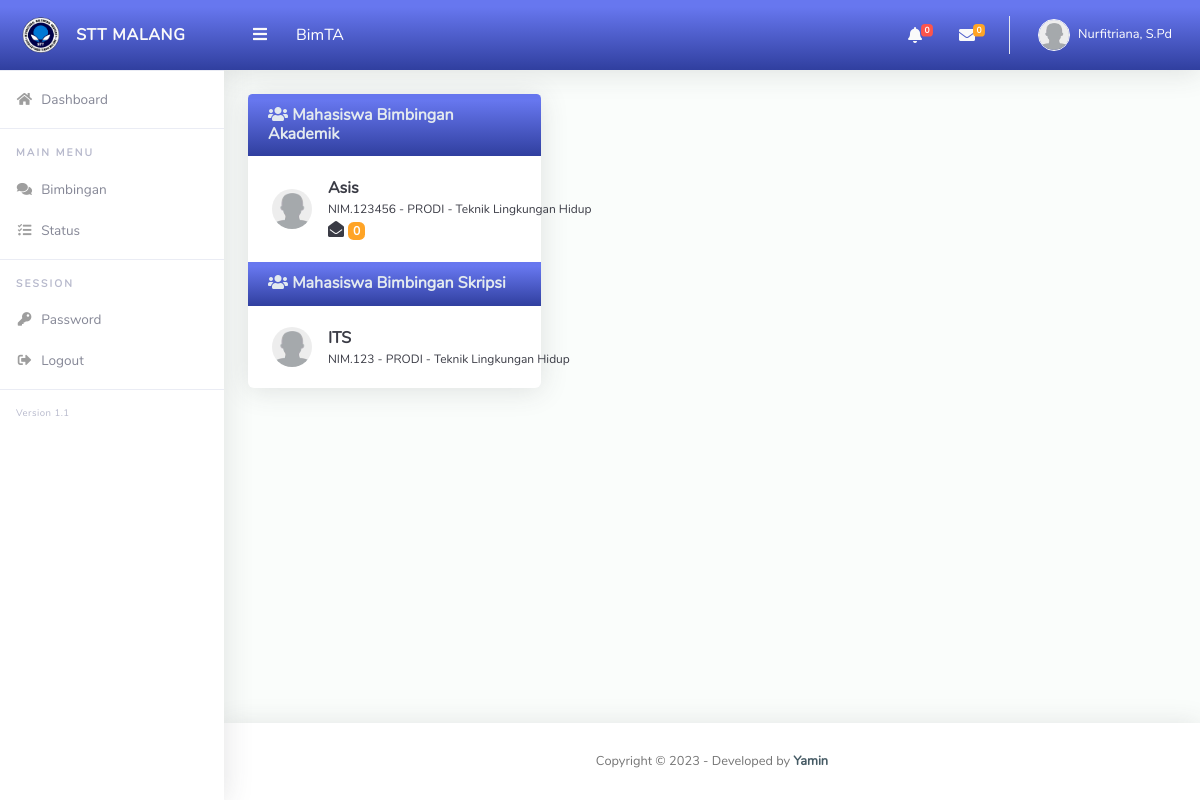
The app's page /lecture/?pages=consult (signed in) with its own data.
### tables this page shows
CREATE TABLE `tb_dsn` (
  `id_dsn` int(11) NOT NULL,
  `nip` varchar(21) NOT NULL,
  `nama_dosen` varchar(50) NOT NULL,
  `jabatan` varchar(30) NOT NULL,
  `password` varchar(60) NOT NULL,
  `foto` varchar(225) NOT NULL DEFAULT 'user.png',
  `stt_akun` varchar(12) NOT NULL DEFAULT 'Y'
);

CREATE TABLE `tb_mhs` (
  `id_mhs` int(11) NOT NULL,
  `nim` varchar(12) NOT NULL,
  `nama` varchar(50) NOT NULL,
  `tmp_lahir` varchar(60) DEFAULT NULL,
  `tg_lahir` date DEFAULT NULL,
  `password` varchar(60) NOT NULL,
  `fotomhs` varchar(225) NOT NULL DEFAULT 'user.png',
  `tahun_angkatan` int(30) NOT NULL,
  `prodi_id` int(11) NOT NULL,
  `dosen_pa` int(11) NOT NULL DEFAULT 0,
  `status_akun` varchar(12) NOT NULL DEFAULT 'new',
  `status_skripsi` varchar(30) NOT NULL DEFAULT 'N',
  `create_at` datetime DEFAULT NULL
);

CREATE TABLE `tm_prodi` (
  `prodi_id` int(11) NOT NULL,
  `fakultas_id` int(11) NOT NULL,
  `prodi` varchar(255) NOT NULL,
  `konsen` varchar(255) NOT NULL
);

CREATE TABLE `pembing` (
  `pembing_id` int(11) NOT NULL,
  `periode` int(11) NOT NULL,
  `id_mhs` int(11) NOT NULL,
  `pengajuan_id` int(11) NOT NULL,
  `create_at` datetime NOT NULL,
  `dosen` int(11) NOT NULL,
  `tanggapan` text DEFAULT NULL,
  `kesediaan` varchar(30) NOT NULL DEFAULT 'new',
  `jenis` int(11) NOT NULL,
  `status_bimbingan` enum('selesai','proses','new') NOT NULL DEFAULT 'new'
);

### lecture/pages/consult/list_konsult.php (the view, shortened to what this page needs)
<div class="row">
    <div class="col-lg-4">
        <?php
        $mhsBimbingan = mysqli_query($con, "SELECT tb_mhs.nim,
    tb_mhs.nama,
    tb_mhs.tahun_angkatan,
    tb_mhs.fotomhs,
    tm_prodi.prodi,
    pembing.pembing_id,
    pembing.create_at,
    pembing.kesediaan,
    pembing.jenis FROM pembing
    JOIN tm_periode ON pembing.periode=tm_periode.periode_id
    JOIN tb_mhs ON pembing.id_mhs=tb_mhs.id_mhs
    JOIN tm_prodi ON tb_mhs.prodi_id=tm_prodi.prodi_id
    WHERE pembing.dosen=$userID
    AND pembing.kesediaan='Y'
    AND tm_periode.stt_periode='on'
    ORDER BY pembing.pembing_id ASC
    ");
        $mhsAkademik = mysqli_query($con, "SELECT tb_mhs.id_mhs,tb_mhs.nim,tb_mhs.nama,tb_mhs.fotomhs,tm_prodi.prodi FROM tb_mhs
    JOIN tm_prodi ON tb_mhs.prodi_id=tm_prodi.prodi_id
    WHERE tb_mhs.dosen_pa=$userID ORDER BY tb_mhs.id_mhs ASC ");
        ?>
        <div class="card mb-2">
            <div class="card-header bg-gradient-primary text-white">
                <h6 class="m-0 font-weight-bold text-light"><i class="fa fa-users"></i> Mahasiswa Bimbingan Akademik
                </h6>
            </div>
            <div class="mb-3 mt-3">
                <?php
                foreach ($mhsAkademik as $lmpa) : ?>
                <?php
                    $getInbox = mysqli_fetch_assoc(mysqli_query($con, "SELECT COUNT(id) AS jmlInbox FROM tb_forum WHERE user_id=$lmpa[id_mhs] AND user_type='mhs' AND  user_id_to=$userID AND user_type='mhs' AND pesan_status='new' "));
                    ?>
                <a class="dropdown-item d-flex align-items-center"
                    href="?pages=consult&chat=<?= base64_encode($lmpa['id_mhs']) ?>" style="cursor: pointer;">
                    <div class="dropdown-list-image mr-3">
                        <img class="rounded-circle" src="../apl/img/<?= $lmpa['fotomhs'] ?>"
                            style="width: 40px;height: 40px; border: 2px;border-radius: 100%">
                    </div>
                    <div class="font-weight-bold">
                        <div class="text-truncate"><?= $lmpa['nama'] ?> </div>
                        <div class="small" style="font-size: 12px;">NIM.<?= $lmpa['nim'] ?> - PRODI -
                            <?= $lmpa['prodi'] ?>
                        </div>
                        <i class="fa fa-envelope-open"></i>
                        <span class="badge badge-warning badge-counter"><?= $getInbox['jmlInbox'] ?></span>
                    </div>
                </a>
                <?php endforeach; ?>
            </div>
            <div class="card-header bg-gradient-primary text-white">
                <h6 class="m-0 font-weight-bold text-light"><i class="fa fa-users"></i> Mahasiswa Bimbingan Skripsi</h6>
            </div>
            <div class="mb-3 mt-3">
                <?php foreach ($mhsBimbingan as $lb) : ?>
                <a class="dropdown-item d-flex align-items-center"
                    href="?pages=consult&start=<?= base64_encode($lb['pembing_id']) ?>" style="cursor: pointer;">
                    <div class="dropdown-list-image mr-3">
                        <img class="rounded-circle" src="../apl/img/<?= $lb['fotomhs'] ?>"
                            style="width: 40px;height: 40px; border: 2px;border-radius: 100%">
                    </div>
                    <div class="font-weight-bold">
                        <div class="text-truncate"><?= $lb['nama'] ?> </div>
                        <div class="small" style="font-size: 12px;">NIM.<?= $lb['nim'] ?> - PRODI - <?= $lb['prodi'] ?>
                        </div>
                    </div>
                </a>
                <?php endforeach; ?>
            </div>
        </div>
    </div>
    <div class="col-lg-8">
    </div>
</div>

### lecture/index.php (shortened to what this page needs)
<?php
if (isset($_SESSION['LECT_SES'])) {
    include '../config/databases.php';
    $userID = intval($_SESSION['LECT_SES']);
    $user   = mysqli_fetch_assoc(mysqli_query($con, "SELECT * FROM tb_dsn
WHERE id_dsn={$userID}"));
    $infoPesanBaru = mysqli_query($con, "SELECT
tb_mhs.id_mhs,
tb_mhs.nama,
tb_mhs.fotomhs,
tb_pesan.id_pesan,
tb_pesan.topik,
tb_pesan.isi_pesan,
tb_pesan.wkt
FROM tb_pesan
JOIN tm_periode ON tb_pesan.tahun_bimbingan=tm_periode.periode_id
JOIN tb_mhs ON tb_pesan.pengirim_id=tb_mhs.id_mhs
WHERE tb_pesan.penerima_id=$userID
AND tb_pesan.user_pengirim='mhs'
AND tb_pesan.status_pesan='new'
AND tm_periode.stt_periode='on'
ORDER BY tb_pesan.id_pesan ASC ");
    $jmlInfoPesanBaru = mysqli_num_rows($infoPesanBaru);
    $infoNewjudul = mysqli_query($con, "SELECT tb_mhs.id_mhs,
tb_mhs.nim,
tb_mhs.nama,
tb_mhs.fotomhs,
tb_mhs.dosen_pa,
pengajuan.pengajuan_id,
pengajuan.tgl_pengajuan,
pengajuan.judul
FROM pengajuan
JOIN tb_mhs ON pengajuan.id_mhs=tb_mhs.id_mhs
JOIN tm_periode ON pengajuan.periode_id=tm_periode.periode_id
WHERE tb_mhs.dosen_pa='$userID'
AND pengajuan.rekomendasi_pa='new'
AND tm_periode.stt_periode='on'
ORDER BY pengajuan.pengajuan_id ASC");
    $infoNewPembing = mysqli_query($con, "SELECT
tb_mhs.nim,
tb_mhs.nama,
pembing.pembing_id,
pembing.create_at,
pengajuan.pengajuan_id,
pengajuan.judul
FROM pembing
JOIN tb_mhs ON pembing.id_mhs=tb_mhs.id_mhs
JOIN pengajuan ON pembing.pengajuan_id=pengajuan.pengajuan_id
JOIN tm_periode ON pengajuan.periode_id=tm_periode.periode_id
WHERE pembing.dosen='$userID'
 AND pembing.kesediaan='new'
  AND tm_periode.stt_periode='on'
ORDER BY pembing.pembing_id ASC
");
?>
<!DOCTYPE html>
<html lang="en">
<head>
    <link href="../apl/vendor/fontawesome-free/css/all.min.css" rel="stylesheet" type="text/css">
    <link href="../apl/vendor/bootstrap/css/bootstrap.min.css" rel="stylesheet" type="text/css">
    <link href="../apl/css/admin.min.css" rel="stylesheet">
    <link href="../apl/vendor/select2/dist/css/select2.min.css" rel="stylesheet" type="text/css">
    <link href="../apl/css/admin.min.css" rel="stylesheet">
    <link href="../apl/vendor/toastr/toastr.min.css" rel="stylesheet" type="text/css">
    <link href="../apl/vendor/summernote/summernote-bs4.min.css" rel="stylesheet" type="text/css">
    <link href="../apl/css/style.css" rel="stylesheet">
</head>
<body id="page-top">
    <div id="wrapper">
        <ul class="navbar-nav sidebar sidebar-light accordion" id="accordionSidebar">
            <a class="sidebar-brand d-flex align-items-center justify-content-center bg-gradient-primary" href="./">
                <div class="sidebar-brand-icon">
                    <img src="../logo.png">
                </div>
                <div class="sidebar-brand-text mx-3"><b>STT MALANG</b></div>
            </a>
            <hr class="sidebar-divider my-0">
            <li class="nav-item">
                <a class="nav-link" href="./">
                    <i class="fas fa-fw fa-home"></i>
                    <span>Dashboard</span></a>
            </li>
            <hr class="sidebar-divider">
            <div class="sidebar-heading">
                Main Menu
            </div>
            <li class="nav-item">
                <a class="nav-link" href="?pages=consult">
                    <i class="fa fa-fw fa-comments"></i>
                    <span>Bimbingan</span>
                </a>
            </li>
            <li class="nav-item">
                <a class="nav-link" href="?pages=status">
                    <i class="fa fa-fw fa-tasks"></i>
                    <span>Status </span>
                </a>
            </li>
            <hr class="sidebar-divider">
            <div class="sidebar-heading">
                Session
            </div>
            <li class="nav-item">
                <a class="nav-link" href="?pages=change_pwd">
                    <i class="fa fa-fw fa-key"></i>
                    <span> Password </span>
                </a>
            </li>
            <li class="nav-item">
                <a class="nav-link" href="#" data-toggle="modal" data-target="#logoutModal">
                    <i class="fas fa-fw fa-sign-out-alt"></i>
                    <span>Logout</span>
                </a>
            </li>
            <hr class="sidebar-divider">
            <div class="version" id="version-ruangadmin"></div>
        </ul>
        <div id="content-wrapper" class="d-flex flex-column">
            <div id="content">
                <nav class="navbar navbar-expand navbar-light bg-navbar bg-gradient-primary topbar mb-4 static-top">
                    <button id="sidebarToggleTop" class="btn btn-link rounded-circle mr-3">
                        <i class="fa fa-bars"></i>
                    </button>
                    <span class="text-white">BimTA</span>
                    <ul class="navbar-nav ml-auto">
                        <li class="nav-item dropdown no-arrow mx-1">
                            <a class="nav-link dropdown-toggle" href="#" id="alertsDropdown" role="button"
                                data-toggle="dropdown" aria-haspopup="true" aria-expanded="false">
                                <i class="fas fa-bell fa-fw"></i>
                                <span class="badge badge-danger badge-counter"><?php
                                                                                    $jm1 = mysqli_num_rows($infoNewjudul);
                                                                                    $jm2 = mysqli_num_rows($infoNewPembing);
                                                                                    echo $jm1 + $jm2;
                                                                                    ?></span>
                            </a>
                        </li>
                        <li class="nav-item dropdown no-arrow mx-1">
                            <a class="nav-link dropdown-toggle" href="#" id="messagesDropdown" role="button"
                                data-toggle="dropdown" aria-haspopup="true" aria-expanded="false">
                                <i class="fas fa-envelope fa-fw"></i>
                                <span class="badge badge-warning badge-counter"><?= $jmlInfoPesanBaru ?></span>
                            </a>
                        </li>
                        <li class="nav-item dropdown no-arrow">
                            <a class="nav-link dropdown-toggle" href="#" id="userDropdown" role="button"
                                data-toggle="dropdown" aria-haspopup="true" aria-expanded="false">
                                <img class="img-profile rounded-circle" src="../apl/img/dosen/<?= $user['foto'] ?>"
                                    style="max-width: 60px">
                                <span class="ml-2 d-none d-lg-inline text-white small"><?= $user['nama_dosen'] ?></span>
                            </a>
                        </li>
                    </ul>
                </nav>
                <div class="container-fluid" id="container-wrapper">
                    <?php
                        if (isset($_GET['pages'])) {
                            $page = mysqli_escape_string($con, $_GET['pages']);
                            if ($page == 'list_judul') {
                                include "pages/news/list_judul.php";
                            } elseif ($page == 'list_permintaan') {
                                include "pages/news/list_permintaan.php";
                            }
                            elseif ($page == 'consult') {
                                include "pages/consult/list_konsult.php";
                            }
                            elseif ($page == 'status') {
                                include "pages/consult/list_status_konsult.php";
                            }
                            elseif ($page == 'profile') {
                                include "pages/profile.php";
                            }
                            elseif ($page == 'change_pwd') {
                                include "pages/change_password.php";
                            } else {
                                echo 'Opps ! Not Found Pages';
                            }
                        } else {
                            include "pages/home.php";
                        }
                        ?>
                </div>
            </div>
            <footer class="sticky-footer bg-white">
                <div class="container my-auto">
                    <div class="copyright text-center my-auto">
                        <span>Copyright &copy;  - Developed by
                            <b><a href="https://bimta.ypcode.my.id/" target="_blank">Yamin</a></b>
                        </span>
                    </div>
                </div>
            </footer>
        </div>
    </div>
</body>
</html>
<?php } else {
    echo "<script>window.location='../';</script>";
} ?>

### records on screen
tb_dsn: foto (placeholder picture), nama_dosen "Nurfitriana, S.Pd"
tb_mhs: fotomhs (placeholder picture), nama "Asis", nim "123456", prodi.prodi "Teknik Lingkungan Hidup", jmlInbox "0"
pembing: id_mhs.fotomhs (placeholder picture), id_mhs.nama "ITS", id_mhs.nim "123", tm_prodi.prodi "Teknik Lingkungan Hidup"

### other values on screen
$jm1 + $jm2 "0"
$jmlInfoPesanBaru "0"
